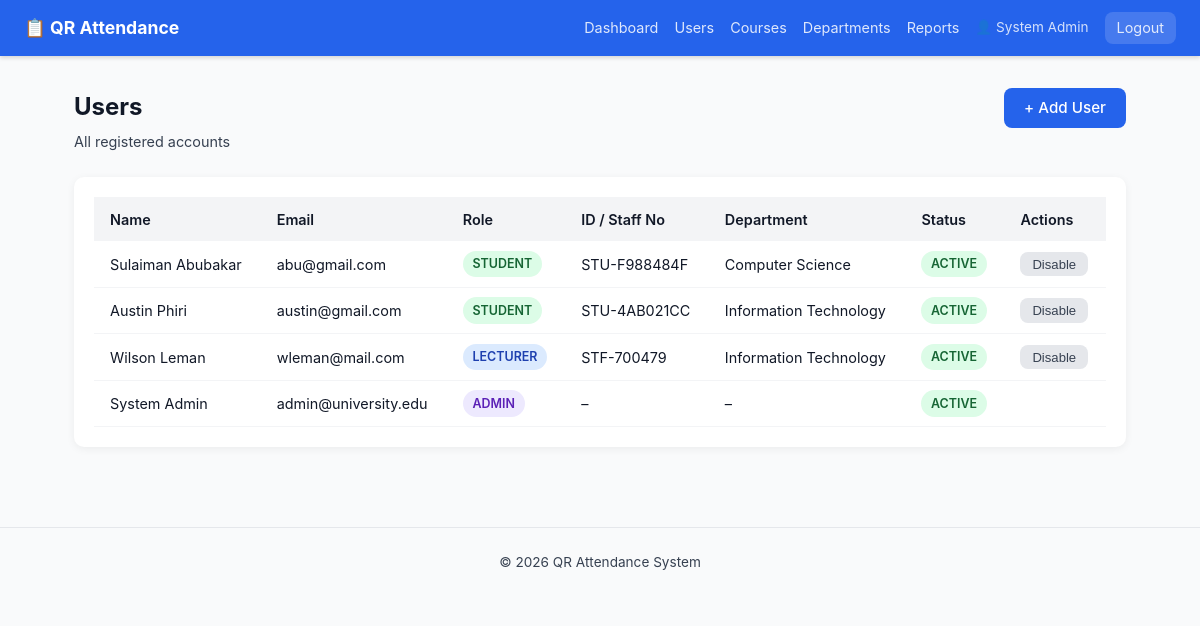
The app's page /admin/users (signed in) with its own data.
### tables this page shows
CREATE TABLE `users` (
  `id` int(10) UNSIGNED NOT NULL,
  `name` varchar(120) NOT NULL,
  `email` varchar(180) NOT NULL,
  `password` varchar(255) NOT NULL,
  `role` enum('admin','lecturer','student') NOT NULL,
  `is_active` tinyint(1) NOT NULL DEFAULT 1,
  `created_at` timestamp NOT NULL DEFAULT current_timestamp(),
  `updated_at` timestamp NOT NULL DEFAULT current_timestamp() ON UPDATE current_timestamp()
);

CREATE TABLE `departments` (
  `id` int(10) UNSIGNED NOT NULL,
  `name` varchar(120) NOT NULL,
  `code` varchar(20) NOT NULL,
  `created_at` timestamp NOT NULL DEFAULT current_timestamp()
);

### app/core/Controller.php (called while the page is built, shortened)
<?php
class Controller
{
    public function __construct()
    {
        $this->db = Database::getInstance();
    }
    protected function view(string $view, array $data = []): void
    {
        extract($data, EXTR_SKIP);
        $file = APP_PATH . "/views/{$view}.php";
        require APP_PATH . '/views/layouts/header.php';
        require $file;
        require APP_PATH . '/views/layouts/footer.php';
    }
}

### app/controllers/AdminController.php (called while the page is built, shortened)
<?php
class AdminController extends Controller
{
    public function users(): void
    {
        $users = $this->db->all(
            "SELECT u.*,
                    COALESCE(s.student_number, l.staff_number) AS identifier,
                    d.name AS department
               FROM users u
               LEFT JOIN students    s ON s.user_id = u.id
               LEFT JOIN lecturers   l ON l.user_id = u.id
               LEFT JOIN departments d ON d.id = COALESCE(s.department_id, l.department_id)
              ORDER BY u.created_at DESC"
        );
        $this->view('admin/users', [
            'user'  => Auth::user(),
            'users' => $users,
            'flash' => $this->getFlash(),
        ]);
    }
}

### public/index.php (called while the page is built, shortened)
<?php
require_once APP_PATH . '/core/Database.php';
require_once APP_PATH . '/core/Auth.php';
require_once APP_PATH . '/core/Controller.php';
require_once APP_PATH . '/core/Router.php';
$router = new Router();
$router->get( '/',         'AuthController@showLogin');
$router->get( '/login',    'AuthController@showLogin');
$router->post('/login',    'AuthController@login');
$router->get( '/register', 'AuthController@showRegister');
$router->post('/register', 'AuthController@register');
$router->get( '/logout',   'AuthController@logout');
$router->get('/attend/:token', 'AttendanceController@scan');
$router->get( '/lecturer/dashboard',            'LecturerController@dashboard',         ['auth','role:lecturer']);
$router->get( '/lecturer/sessions',             'LecturerController@sessions',          ['auth','role:lecturer']);
$router->get( '/lecturer/sessions/create',      'LecturerController@createSessionForm', ['auth','role:lecturer']);
$router->post('/lecturer/sessions/create',      'LecturerController@createSession',     ['auth','role:lecturer']);
$router->post('/lecturer/sessions/:id/activate','LecturerController@activateSession', ['auth','role:lecturer']);
$router->get( '/lecturer/sessions/:id/scan',    'LecturerController@scanView',          ['auth','role:lecturer']);
$router->post('/lecturer/sessions/:id/activate','LecturerController@activateSession',   ['auth','role:lecturer']);
$router->post('/lecturer/sessions/:id/close',   'LecturerController@closeSession',      ['auth','role:lecturer']);
$router->get( '/student/dashboard',    'StudentController@dashboard',   ['auth','role:student']);
$router->get( '/student/courses/:id',  'StudentController@courseDetail',['auth','role:student']);
$router->get( '/admin/dashboard',           'AdminController@dashboard',       ['auth','role:admin']);
$router->get( '/admin/users',               'AdminController@users',           ['auth','role:admin']);
$router->get( '/admin/users/create',        'AdminController@createUserForm',  ['auth','role:admin']);
$router->post('/admin/users/create',        'AdminController@createUser',      ['auth','role:admin']);
$router->post('/admin/users/:id/toggle',    'AdminController@toggleUser',      ['auth','role:admin']);
$router->get( '/admin/courses',             'AdminController@courses',         ['auth','role:admin']);
$router->get( '/admin/courses/create',      'AdminController@createCourseForm',['auth','role:admin']);
$router->post('/admin/courses/create',      'AdminController@createCourse',    ['auth','role:admin']);
$router->post('/admin/courses/:id/toggle',  'AdminController@toggleCourse',    ['auth','role:admin']);
$router->get( '/admin/departments',         'AdminController@departments',     ['auth','role:admin']);
$router->post('/admin/departments/create',  'AdminController@createDepartment',['auth','role:admin']);
$router->get( '/admin/reports',             'AdminController@reports',         ['auth','role:admin']);
$router->get( '/admin/reports/export',      'AdminController@exportReport',    ['auth','role:admin']);
$router->get( '/admin/courses/:id/enrollment', 'AdminController@enrollmentView', ['auth','role:admin']);
$router->post('/admin/courses/:id/enroll',     'AdminController@enrollStudent',  ['auth','role:admin']);
$router->dispatch();

### app/core/Auth.php (called while the page is built, shortened)
<?php
class Auth
{
    public static function check(): bool
    {
        return isset($_SESSION[self::SESSION_KEY]);
    }
    public static function user(): ?array
    {
        return $_SESSION[self::SESSION_KEY] ?? null;
    }
    public static function role(): ?string
    {
        return $_SESSION[self::SESSION_KEY]['role'] ?? null;
    }
    public static function isAdmin(): bool
    {
        return self::role() === 'admin';
    }
}

### app/core/Database.php (called while the page is built, shortened)
<?php
class Database
{
    private static ?Database $instance = null;
    private PDO $pdo;
    private function __construct()
    {
        $config = require APP_PATH . '/config/database.php';
        $dsn = sprintf(
            '%s:host=%s;port=%s;dbname=%s;charset=%s',
            $config['driver'],
            $config['host'],
            $config['port'],
            $config['database'],
            $config['charset']
        );
        try {
            $this->pdo = new PDO($dsn, $config['username'], $config['password'], $config['options']);
        } catch (PDOException $e) {
            error_log('DB connection failed: ' . $e->getMessage());
            throw new RuntimeException('Database connection failed. Check logs for details.');
        }
    }
    public static function getInstance(): self
    {
        if (self::$instance === null) {
            self::$instance = new self();
        }
        return self::$instance;
    }
    private function run(string $sql, array $params = []): PDOStatement
    {
        $stmt = $this->pdo->prepare($sql);
        $stmt->execute($params);
        return $stmt;
    }
    public function all(string $sql, array $params = []): array
    {
        return $this->run($sql, $params)->fetchAll();
    }
}

### app/config/database.php (called while the page is built)
<?php
return [
    'driver'   => 'mysql',
    'host'     => $_ENV['DB_HOST']     ?? 'localhost',
    'port'     => $_ENV['DB_PORT']     ?? '3306',
    'database' => $_ENV['DB_NAME']     ?? 'qr_attendance',
    'username' => $_ENV['DB_USER']     ?? 'root',
    'password' => $_ENV['DB_PASS']     ?? '',
    'charset'  => 'utf8mb4',
    'options'  => [
        PDO::ATTR_ERRMODE            => PDO::ERRMODE_EXCEPTION,
        PDO::ATTR_DEFAULT_FETCH_MODE => PDO::FETCH_ASSOC,
        PDO::ATTR_EMULATE_PREPARES   => false,
    ],
];

### app/views/admin/users.php (the view, shortened to what this page needs)
<div class="page-header">
    <div>
        <h1>Users</h1>
        <p class="subtitle">All registered accounts</p>
    </div>
    <a href="<?= BASE_URL ?>/admin/users/create" class="btn btn-primary">+ Add User</a>
</div>
<div class="card">
    <table class="table">
        <thead>
            <tr>
                <th>Name</th><th>Email</th><th>Role</th>
                <th>ID / Staff No</th><th>Department</th>
                <th>Status</th><th>Actions</th>
            </tr>
        </thead>
        <tbody>
        <?php foreach ($users as $u): ?>
            <tr>
                <td><?= htmlspecialchars($u['name']) ?></td>
                <td><?= htmlspecialchars($u['email']) ?></td>
                <td><span class="badge badge-<?= $u['role'] ?>"><?= $u['role'] ?></span></td>
                <td><?= htmlspecialchars($u['identifier'] ?? '–') ?></td>
                <td><?= htmlspecialchars($u['department'] ?? '–') ?></td>
                <td>
                    <span class="badge <?= $u['is_active'] ? 'badge-active' : 'badge-closed' ?>">
                        <?= $u['is_active'] ? 'Active' : 'Disabled' ?>
                    </span>
                </td>
                <td>
                    <?php if ($u['role'] !== 'admin'): ?>
                    <form method="POST" action="<?= BASE_URL ?>/admin/users/<?= $u['id'] ?>/toggle">
                        <button class="btn btn-sm btn-secondary">
                            <?= $u['is_active'] ? 'Disable' : 'Enable' ?>
                        </button>
                    </form>
                    <?php endif; ?>
                </td>
            </tr>
        <?php endforeach; ?>
        </tbody>
    </table>
</div>

### app/core/Router.php (shortened to what this page needs)
<?php
class Router
{
    private array $routes = [];
    private function addRoute(string $method, string $path, string $handler, array $middleware): void
    {
        $this->routes[] = compact('method', 'path', 'pattern', 'handler', 'middleware');
    }
    public function dispatch(): void
{
    $method     = $_SERVER['REQUEST_METHOD'];
    $requestUri = strtok($_SERVER['REQUEST_URI'], '?');
    $scriptDir  = str_replace('\\', '/', dirname($_SERVER['SCRIPT_NAME']));
    $basePath   = rtrim($scriptDir, '/');
    $uri        = '/' . ltrim(substr($requestUri, strlen($basePath)), '/');
    $uri = preg_replace('#^/index\.php(/|$)#', '/', $uri);
    foreach ($this->routes as $route) {
            if ($route['method'] !== $method) {
                continue;
            }
            if (!preg_match($route['pattern'], $uri, $matches)) {
                continue;
            }
            $params = array_filter($matches, 'is_string', ARRAY_FILTER_USE_KEY);
            [$class, $action] = explode('@', $route['handler']);
            $controller = new $class();
            $controller->$action($params);
            return;
        }
    }
}

### app/views/layouts/header.php (shortened to what this page needs)
<!DOCTYPE html>
<html lang="en">
<head>
    <link rel="stylesheet" href="<?= BASE_URL ?>/assets/css/app.css">
</head>
<body>
<?php if (Auth::check()): ?>
<nav class="navbar">
    <div class="navbar-brand">📋 QR Attendance</div>
    <div class="navbar-menu">
        <?php if (Auth::isAdmin()): ?>
            <a href="<?= BASE_URL ?>/admin/dashboard">Dashboard</a>
            <a href="<?= BASE_URL ?>/admin/users">Users</a>
            <a href="<?= BASE_URL ?>/admin/courses">Courses</a>
            <a href="<?= BASE_URL ?>/admin/departments">Departments</a>
            <a href="<?= BASE_URL ?>/admin/reports">Reports</a>
        <?php elseif (Auth::isLecturer()): ?>
            <a href="<?= BASE_URL ?>/lecturer/dashboard">Dashboard</a>
            <a href="<?= BASE_URL ?>/lecturer/sessions">Sessions</a>
            <a href="<?= BASE_URL ?>/lecturer/sessions/create">+ New Session</a>
        <?php elseif (Auth::isStudent()): ?>
            <a href="<?= BASE_URL ?>/student/dashboard">Dashboard</a>
        <?php endif; ?>
        <span class="navbar-user">👤 <?= htmlspecialchars(Auth::user()['name']) ?></span>
        <a href="<?= BASE_URL ?>/logout" class="btn-logout">Logout</a>
    </div>
</nav>
<?php endif; ?>
<main class="container">

### public/assets/css/app.css (style rules this page uses)
*, *::before, *::after { box-sizing: border-box; margin: 0; padding: 0; }
:root { --primary: #2563eb; --primary-h: #1d4ed8; --danger: #dc2626; --success: #16a34a; --warning: #d97706; --gray-50: #f9fafb; --gray-100: #f3f4f6; --gray-200: #e5e7eb; --gray-700: #374151; --gray-900: #111827; --radius: 8px; }
body { font-family: -apple-system, BlinkMacSystemFont, 'Segoe UI', Roboto, sans-serif; background: var(--gray-50); color: var(--gray-900); line-height: 1.6; }
.navbar { background: var(--primary); color: #fff; display: flex; align-items: center; justify-content: space-between; padding: 0 1.5rem; height: 56px; box-shadow: 0 2px 4px rgba(0,0,0,.15); }
.navbar-brand { font-weight: 700; font-size: 1.1rem; }
.navbar-menu { display: flex; align-items: center; gap: 1rem; }
.navbar-menu a { color: rgba(255,255,255,.85); text-decoration: none; font-size: .9rem; }
.navbar-user { font-size: .85rem; opacity: .8; }
.btn-logout { background: rgba(255,255,255,.15); padding: .3rem .75rem; border-radius: var(--radius); }
.container { max-width: 1100px; margin: 0 auto; padding: 2rem 1.5rem; }
.btn { display: inline-block; padding: .5rem 1.25rem; border-radius: var(--radius); border: none; cursor: pointer; font-size: .95rem; font-weight: 500; text-decoration: none; transition: background .15s; }
.btn-primary { background: var(--primary); color: #fff; }
.btn-secondary { background: var(--gray-200); color: var(--gray-700); }
.badge { display: inline-block; padding: .2rem .6rem; border-radius: 99px; font-size: .78rem; font-weight: 600; text-transform: uppercase; }
.badge-active { background: #dcfce7; color: #166534; }
.table { width: 100%; border-collapse: collapse; font-size: .9rem; }
.table th { background: var(--gray-100); padding: .65rem 1rem; text-align: left; font-weight: 600; }
.table td { padding: .6rem 1rem; border-bottom: 1px solid var(--gray-100); }
.page-header { display: flex; justify-content: space-between; align-items: flex-start; margin-bottom: 1.5rem; }
.page-header h1 { font-size: 1.5rem; margin-bottom: .25rem; }
.subtitle { color: var(--gray-700); font-size: .9rem; }
.card { background: #fff; border-radius: 10px; padding: 1.25rem; box-shadow: 0 2px 8px rgba(0,0,0,.06); overflow-x: auto; }
.btn-sm { padding: .3rem .75rem; font-size: .82rem; }
.badge-admin { background: #ede9fe; color: #5b21b6; }
.badge-lecturer { background: #dbeafe; color: #1e40af; }
.badge-student { background: #dcfce7; color: #166534; }

### records on screen
users: name "System Admin", email "admin@university.edu", role "ADMIN", identifier "–", department "–", is_active "ACTIVE"
users: name "Sulaiman Abubakar", email "abu@gmail.com", role "STUDENT", identifier "STU-F988484F", departments.name "Computer Science", is_active "ACTIVE"
users: name "Austin Phiri", email "austin@gmail.com", role "STUDENT", identifier "STU-4AB021CC", departments.name "Information Technology", is_active "ACTIVE"
users: name "Wilson Leman", email "wleman@mail.com", role "LECTURER", identifier "STF-700479", departments.name "Information Technology", is_active "ACTIVE"
